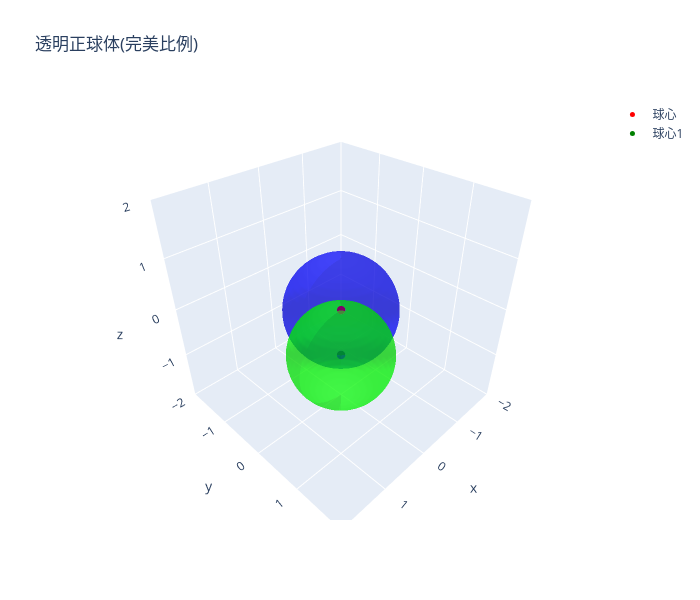

The code cell stored with this chart in its notebook:
### Code cell
import plotly.graph_objects as go
import numpy as np

# 参数设置
R = 1.0  # 球体半径
transparency = 0.5  # 透明度(0-1)

# 生成球面网格点
theta = np.linspace(0, 2 * np.pi, 50)  # 方位角
phi = np.linspace(0, np.pi, 25)  # 极角
theta_grid, phi_grid = np.meshgrid(theta, phi)

# 转换为直角坐标
x = R * np.sin(phi_grid) * np.cos(theta_grid)
y = R * np.sin(phi_grid) * np.sin(theta_grid)
z = R * np.cos(phi_grid)

# 创建球体表面
sphere = go.Surface(
    x=x,
    y=y,
    z=z,
    colorscale=[[0, "blue"], [1, "blue"]],
    opacity=transparency,
    showscale=False,
)
# 转换为直角坐标
x1 = R * np.sin(phi_grid) * np.cos(theta_grid)
y1 = R * np.sin(phi_grid) * np.sin(theta_grid)
z1 = R * np.cos(phi_grid) - R

# 创建球体表面
sphere1 = go.Surface(
    x=x1,
    y=y1,
    z=z1,
    colorscale=[[0, "lime"], [1, "lime"]],
    opacity=transparency,
    showscale=False,
)

# 标记球心
center = go.Scatter3d(
    x=[0], y=[0], z=[0], mode="markers", marker=dict(size=5, color="red"), name="球心"
)
center1 = go.Scatter3d(
    x=[0],
    y=[0],
    z=[-1],
    mode="markers",
    marker=dict(size=5, color="green"),
    name="球心1",
)

# 创建图形
fig = go.Figure(data=[sphere, center, sphere1, center1])

# 关键设置：强制等比例显示
fig.update_layout(
    scene=dict(
        xaxis=dict(range=[-R * 2, R * 2], nticks=5),  # 设置轴范围略大于半径
        yaxis=dict(range=[-R * 2, R * 2], nticks=5),
        zaxis=dict(range=[-R * 2, R * 2], nticks=5),
        aspectmode="manual",  # 手动设置比例
        aspectratio=dict(x=1, y=1, z=1),  # 1:1:1比例
    ),
    width=700,
    height=600,
    title="透明正球体(完美比例)",
)

fig.show()

### Figure 1 — Plotly figure (JSON) as saved in the notebook; plotly's stock layout.template omitted (floating-point values rounded to 4 significant figures; data arrays with more than 128 entries replaced by an {"elided": "..."} marker saying what was removed)
{"data": [{"colorscale": [[0, "blue"], [1, "blue"]], "opacity": 0.5, "showscale": false, "type": "surface", "x": {"elided": "25x50 float values"}, "y": {"elided": "25x50 float values"}, "z": {"elided": "25x50 float values"}}, {"marker": {"color": "red", "size": 5}, "mode": "markers", "name": "球心", "type": "scatter3d", "x": [0], "y": [0], "z": [0]}, {"colorscale": [[0, "lime"], [1, "lime"]], "opacity": 0.5, "showscale": false, "type": "surface", "x": {"elided": "25x50 float values"}, "y": {"elided": "25x50 float values"}, "z": {"elided": "25x50 float values"}}, {"marker": {"color": "green", "size": 5}, "mode": "markers", "name": "球心1", "type": "scatter3d", "x": [0], "y": [0], "z": [-1]}], "layout": {"height": 600, "scene": {"aspectmode": "manual", "aspectratio": {"x": 1, "y": 1, "z": 1}, "xaxis": {"nticks": 5, "range": [-2, 2]}, "yaxis": {"nticks": 5, "range": [-2, 2]}, "zaxis": {"nticks": 5, "range": [-2, 2]}}, "title": {"text": "透明正球体(完美比例)"}, "width": 700}}
